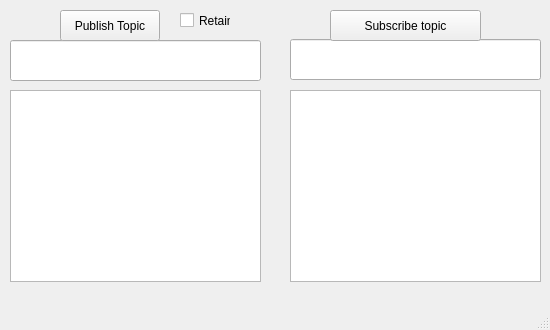
<?xml version="1.0" encoding="UTF-8"?>
<ui version="4.0">
 <class>MainWindow</class>
 <widget class="QMainWindow" name="MainWindow">
  <property name="geometry">
   <rect>
    <x>0</x>
    <y>0</y>
    <width>550</width>
    <height>330</height>
   </rect>
  </property>
  <property name="minimumSize">
   <size>
    <width>550</width>
    <height>330</height>
   </size>
  </property>
  <property name="maximumSize">
   <size>
    <width>550</width>
    <height>330</height>
   </size>
  </property>
  <property name="windowTitle">
   <string>MainWindow</string>
  </property>
  <widget class="QWidget" name="centralwidget">
   <widget class="QLineEdit" name="lineEdit">
    <property name="geometry">
     <rect>
      <x>10</x>
      <y>40</y>
      <width>251</width>
      <height>41</height>
     </rect>
    </property>
   </widget>
   <widget class="QLineEdit" name="lineEdit_2">
    <property name="geometry">
     <rect>
      <x>290</x>
      <y>39</y>
      <width>251</width>
      <height>41</height>
     </rect>
    </property>
   </widget>
   <widget class="QListWidget" name="listWidget">
    <property name="geometry">
     <rect>
      <x>10</x>
      <y>90</y>
      <width>251</width>
      <height>192</height>
     </rect>
    </property>
    <property name="maximumSize">
     <size>
      <width>251</width>
      <height>16777215</height>
     </size>
    </property>
   </widget>
   <widget class="QListWidget" name="listWidget_2">
    <property name="geometry">
     <rect>
      <x>290</x>
      <y>90</y>
      <width>251</width>
      <height>192</height>
     </rect>
    </property>
    <property name="maximumSize">
     <size>
      <width>251</width>
      <height>16777215</height>
     </size>
    </property>
   </widget>
   <widget class="QPushButton" name="pushButton">
    <property name="geometry">
     <rect>
      <x>60</x>
      <y>10</y>
      <width>100</width>
      <height>31</height>
     </rect>
    </property>
    <property name="minimumSize">
     <size>
      <width>100</width>
      <height>0</height>
     </size>
    </property>
    <property name="maximumSize">
     <size>
      <width>200</width>
      <height>16777215</height>
     </size>
    </property>
    <property name="text">
     <string>Publish Topic</string>
    </property>
   </widget>
   <widget class="QPushButton" name="pushButton_2">
    <property name="geometry">
     <rect>
      <x>330</x>
      <y>10</y>
      <width>151</width>
      <height>31</height>
     </rect>
    </property>
    <property name="minimumSize">
     <size>
      <width>100</width>
      <height>0</height>
     </size>
    </property>
    <property name="maximumSize">
     <size>
      <width>200</width>
      <height>16777215</height>
     </size>
    </property>
    <property name="text">
     <string>Subscribe topic</string>
    </property>
   </widget>
   <widget class="QCheckBox" name="checkBox">
    <property name="geometry">
     <rect>
      <x>180</x>
      <y>10</y>
      <width>51</width>
      <height>21</height>
     </rect>
    </property>
    <property name="text">
     <string>Retain</string>
    </property>
   </widget>
  </widget>
  <widget class="QMenuBar" name="menubar">
   <property name="geometry">
    <rect>
     <x>0</x>
     <y>0</y>
     <width>550</width>
     <height>22</height>
    </rect>
   </property>
  </widget>
  <widget class="QStatusBar" name="statusbar"/>
 </widget>
 <resources/>
 <connections/>
</ui>
